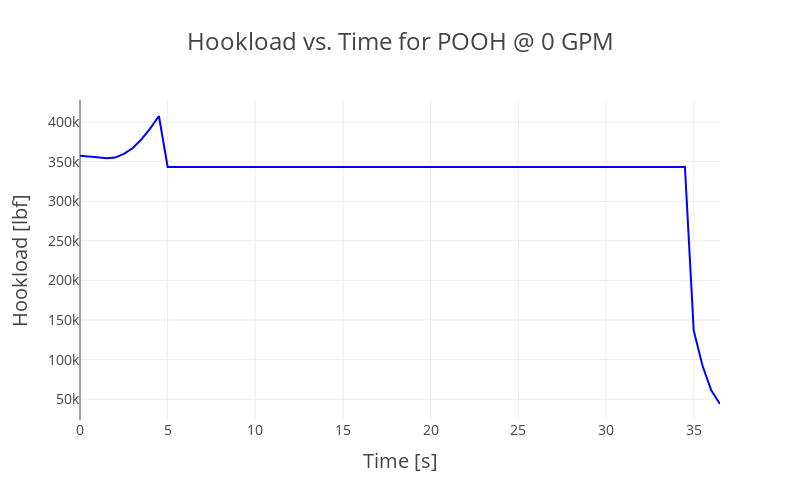

This figure's notebook cell:
### Code cell
import plotly.graph_objects as go

fig = go.Figure(data=go.Scatter(
    x=times_POOH_0,
    y=hook_POOH_0,
    mode="lines",
    line=dict(color="blue")
))

fig.update_layout(
    template= "gridon",
    title='Hookload vs. Time for POOH @ 0 GPM', 
    title_font_size=24,
    xaxis=dict(
        title='Time [s]',
        titlefont_size=20,
        tickfont_size=14,
        tickmode = 'linear',
        # tick0 = 0,
        dtick = 5
    ),
    yaxis=dict(
        title='Hookload [lbf]',
        titlefont_size=20,
        tickfont_size=14,
        tickmode = 'linear',
        # tick0 = 200000,
        dtick = 50000
    ),
    legend=dict(
        traceorder='normal',
        font=dict(
            size=16,
        )
    ),
    # autosize=True,
    height = 500,
    width = 800
)
fig.show()

### Figure 1 — Plotly figure (JSON) as saved in the notebook; plotly's stock layout.template omitted (floating-point values rounded to 4 significant figures)
{"data": [{"line": {"color": "blue"}, "mode": "lines", "type": "scatter", "x": [0, 0.5, 1, 1.5, 2, 2.5, 3, 3.5, 4, 4.5, 5, 5.5, 6, 6.5, 7, 7.5, 8, 8.5, 9, 9.5, 10, 10.5, 11, 11.5, 12, 12.5, 13, 13.5, 14, 14.5, 15, 15.5, 16, 16.5, 17, 17.5, 18, 18.5, 19, 19.5, 20, 20.5, 21, 21.5, 22, 22.5, 23, 23.5, 24, 24.5, 25, 25.5, 26, 26.5, 27, 27.5, 28, 28.5, 29, 29.5, 30, 30.5, 31, 31.5, 32, 32.5, 33, 33.5, 34, 34.5, 35, 35.5, 36, 36.5], "y": [357500.0, 356800.0, 355500.0, 354300.0, 355200.0, 359800.0, 366900.0, 378200.0, 391700.0, 407700.0, 343300.0, 343300.0, 343300.0, 343300.0, 343300.0, 343300.0, 343300.0, 343300.0, 343300.0, 343300.0, 343300.0, 343300.0, 343300.0, 343300.0, 343300.0, 343300.0, 343300.0, 343300.0, 343300.0, 343300.0, 343300.0, 343300.0, 343300.0, 343300.0, 343300.0, 343300.0, 343300.0, 343300.0, 343300.0, 343300.0, 343300.0, 343300.0, 343300.0, 343300.0, 343300.0, 343300.0, 343300.0, 343300.0, 343300.0, 343300.0, 343300.0, 343300.0, 343300.0, 343300.0, 343300.0, 343300.0, 343300.0, 343300.0, 343300.0, 343300.0, 343300.0, 343300.0, 343300.0, 343300.0, 343300.0, 343300.0, 343300.0, 343300.0, 343300.0, 343300.0, 136900.0, 92520.0, 61100.0, 43930.0]}], "layout": {"height": 500, "legend": {"font": {"size": 16}, "traceorder": "normal"}, "title": {"font": {"size": 24}, "text": "Hookload vs. Time for POOH @ 0 GPM"}, "width": 800, "xaxis": {"dtick": 5, "tickfont": {"size": 14}, "tickmode": "linear", "title": {"font": {"size": 20}, "text": "Time [s]"}}, "yaxis": {"dtick": 50000, "tickfont": {"size": 14}, "tickmode": "linear", "title": {"font": {"size": 20}, "text": "Hookload [lbf]"}}}}
